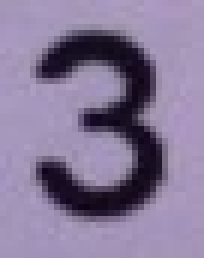
#> input picture data/data_test/Sudoku4/sudoku_complete/20.jpg, 34 x 43 px, found by its file name (shown 6 times larger)
$ python read_sudoku.py
#> lines starting #> are read from the running program, lines starting #| are printed output that depends on the picture; after the words box and inside, x2 and y2 are one past the last pixel; in counts of white or black regions, pixels touching at a corner belong together
### code_case/utils.py
# -*- coding: utf-8 -*-
"""
Created on Sat Apr  1 22:50:50 2023

@author: horry
"""

import argparse
import pathlib
from typing import Optional

import cv2
import matplotlib.pyplot as plt
import numpy as np

# [5 lines left out: function get_base_parser, not called in this run]

def read(path: pathlib.Path) -> np.ndarray:
    img = cv2.imread(str(path), cv2.IMREAD_GRAYSCALE)
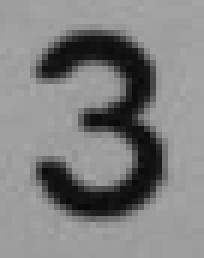
#> img: shape (43, 34) (shown 6 times larger); min 8, max 168, mean 128.7
    return img.astype(np.uint8)

# [51 lines left out: functions iprint, get_output_path, not called in this run]


def detect_hough_line_canny(img: np.ndarray,is_plot_edges: bool) -> np.ndarray:
    """
    Detect the lines in an image.

    Parameters
    ----------
    img : np.ndarray
        input image.
    is_plot_edges : bool
        do we plot the edges or not.

    Returns
    -------
    lines : np.ndarray
        Detected lines

    """
#> called with is_plot_edges = 0
    edges = cv2.Canny(img, 50, 200)
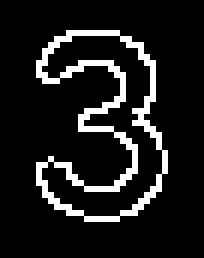
#> edges: shape (43, 34) (shown 6 times larger); 11.1% white in thin lines or dots, all inside (x1, y1, x2, y2) = (6, 5, 28, 37)
    if is_plot_edges:
        iprint(edges)
    lines = cv2.HoughLinesP(edges, 1, np.pi/180, 150, minLineLength=100, maxLineGap=250)
#> lines = None
    return lines


# [19 lines left out: function detect_hough_line_sobel, not called in this run]


### code_case/rotate_image.py
# -*- coding: utf-8 -*-
"""
Created on Sat Apr  1 21:41:05 2023

@author: horry
"""
import argparse
import pathlib
import time
from typing import Optional

import cv2
import matplotlib.pyplot as plt
import numpy as np
import skimage
import skimage.transform as skt

import utils


def find_angle_lines(lines: np.ndarray) -> float:

#> (the run stopped early here; a loop or call above may not have finished)
